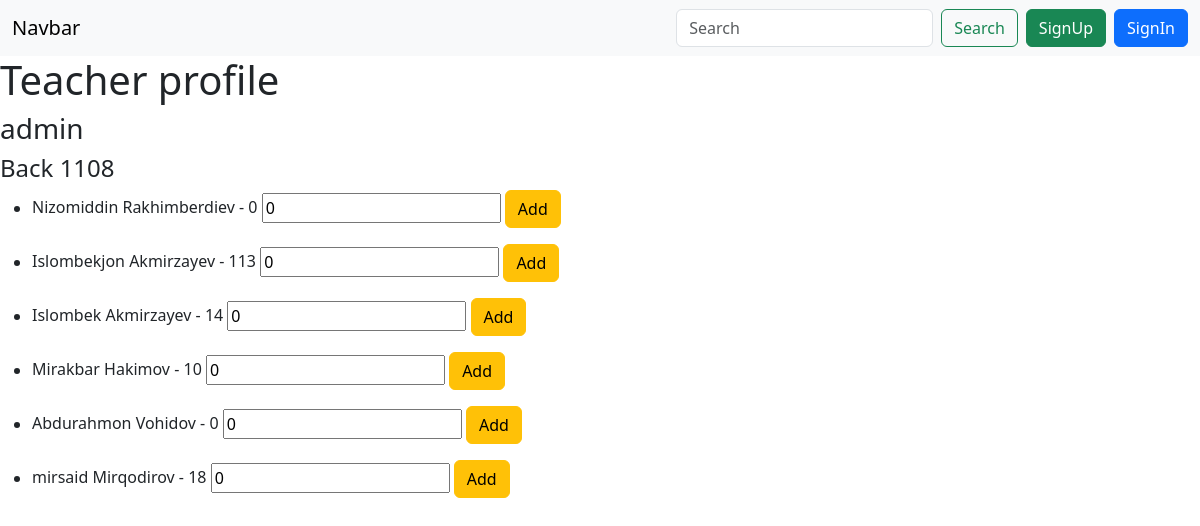
The page /users/groups/1/ on the database its author committed.
### users/models.py (models this page shows, shortened)
class Group(models.Model):
    DAYS = (
        ('Odd', 'Odd'),
        ('Even', 'Even'),
        ('Weekend', 'Weekend')
    )
    name = models.CharField(max_length=50)
    teacher = models.ForeignKey(CustomUser, on_delete=models.CASCADE, related_name='teacher')
    day = models.CharField(max_length=10, choices=DAYS)
    time = models.TimeField(default='09:00')
    created_at = models.DateTimeField(auto_now_add=True)
    updated_at = models.DateTimeField(auto_now=True)
    is_active = models.BooleanField(default=True)

class CustomUser(AbstractUser):
    ROLES = (
        ('admin', 'admin'),
        ('student', 'student'),
        ('teacher', 'teacher')
    )
    avatar = models.ImageField(upload_to='user_avatars/')
    phone_number = models.CharField(max_length=20, unique=True)
    role = models.CharField(max_length=10, choices=ROLES, default='student')
    coins = models.IntegerField(default=0)
    group = models.ForeignKey('Group', on_delete=models.CASCADE, related_name='student_group')

### users/views.py (the view)
# urls.py: path('groups/<int:id>/', group_detail_view, name='group-detail'),
def group_detail_view(request, id):
    group = Group.objects.get(id=id)
    students = CustomUser.objects.filter(group=group, role='student')
    return render(request, 'group_detail.html', {'group': group,'students': students})

### templates/group_detail.html (shortened to what this page needs)
{% extends 'base.html' %}
{% block content %}
  <h1>Teacher profile</h1>
  <h3>{{ group.teacher.username }}</h3>
  <h4>{{ group.name }}</h4>
  {% for student in students %}
  <ul>
    <li>
      {{ student.first_name }} {{ student.last_name }} - <span id="coins-{{ student.id }}">{{ student.coins }}</span>
      <form method="post" class="d-inline" id="form-{{ student.id }}">
        <input type="number" id="{{ student.id }}" name="coin" value=0>
        <button type="submit" class="btn btn-warning">Add</button>
      </form>
    </li>
  </ul>
  {% endfor %}
{% endblock %}

### templates/base.html (shortened to what this page needs)
<!doctype html>
<html lang="en">
<head>
    <link href="https://cdn.jsdelivr.net/npm/bootstrap@5.3.3/dist/css/bootstrap.min.css" rel="stylesheet"
>
</head>
<body>
<nav class="navbar navbar-expand-lg bg-body-tertiary">
    <div class="container-fluid">
        <a class="navbar-brand" href="{% url 'home' %}">Navbar</a>
        <div class="collapse navbar-collapse" id="navbarNav">
            <form class="d-flex" role="search">
                <input class="form-control me-2" type="search" placeholder="Search" aria-label="Search">
                <button class="btn btn-outline-success  me-2" type="submit">Search</button>
                {% if request.user.is_authenticated %}
                <a class="btn btn-outline-warning me-2" href="{% url 'profile' %}">{{ request.user.username }}</a>
                <a class="btn btn-danger me-2" href="{% url 'logout' %}">Logout</a>
                {% else %}
                <a class="btn btn-success me-2" href="{% url 'register' %}">SignUp</a>
                <a class="btn btn-primary" href="{% url 'login' %}">SignIn</a>
                {% endif %}
            </form>
        </div>
    </div>
</nav>
{% block content %}
{% endblock %}
</body>
</html>

### rows shown on the page
Group: teacher.username "admin", name "Back 1108"
CustomUser: first_name "Nizomiddin", last_name "Rakhimberdiev", coins "0"
CustomUser: first_name "Islombekjon", last_name "Akmirzayev", coins "113"
CustomUser: first_name "Islombek", last_name "Akmirzayev", coins "14"
CustomUser: first_name "Mirakbar", last_name "Hakimov", coins "10"
CustomUser: first_name "Abdurahmon", last_name "Vohidov", coins "0"
CustomUser: first_name "mirsaid", last_name "Mirqodirov", coins "18"
